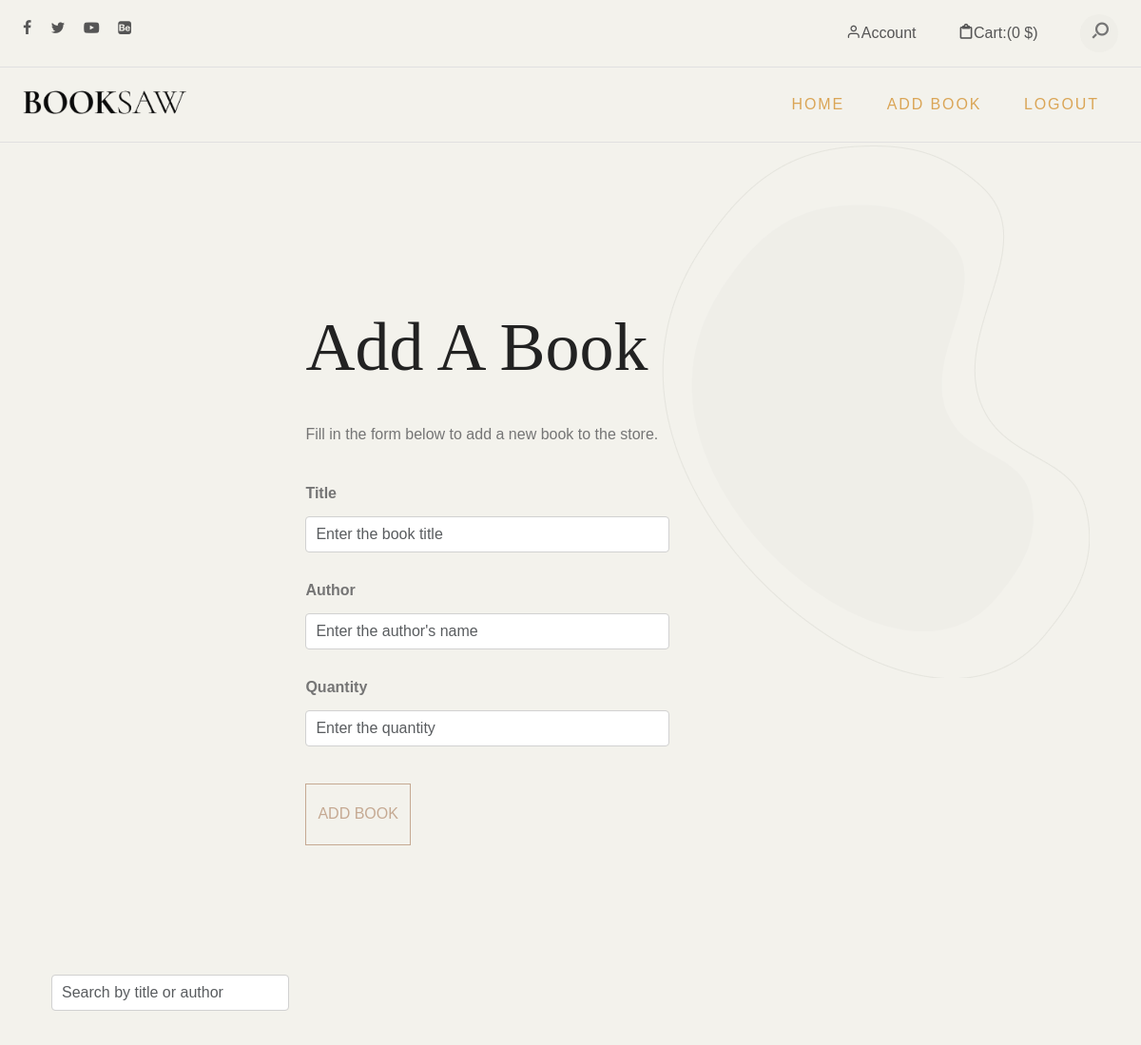
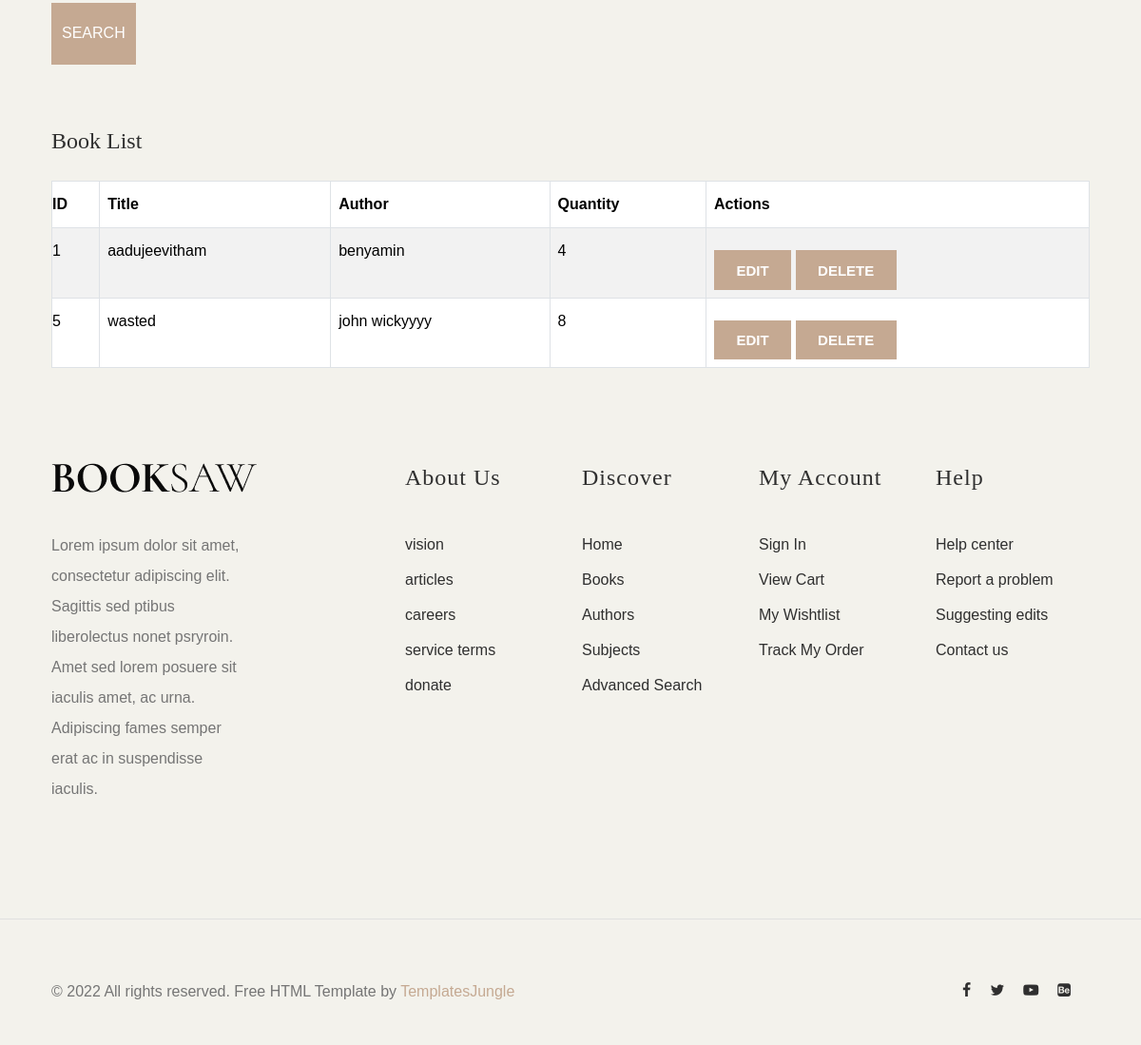
Page /add_book/ on the committed database (2 pictures, top to bottom).
### book/models.py (models this page shows, shortened)
class Book(models.Model):
    title = models.CharField(max_length=255)
    author = models.CharField(max_length=255)
    quantity = models.PositiveIntegerField()

### book/views.py (the view)
# urls.py: path('add_book/', views.add_book, name='add_book'),
def add_book(request):
    books = Book.objects.all()
    if request.method == 'POST':
        title = request.POST.get('title')
        author = request.POST.get('author')
        quantity = request.POST.get('quantity')
        Book.objects.create(title=title, author=author, quantity=quantity)
        return redirect('add_book')
    return render(request, 'add_book.html', {'books': books})

### templates/add_book.html (shortened to what this page needs)
<!DOCTYPE html>
<html lang="en">
<head>
	<link href="https://cdn.jsdelivr.net/npm/bootstrap@5.3.1/dist/css/bootstrap.min.css" rel="stylesheet"
>
	<link rel="stylesheet" type="text/css" href="../static/css/normalize.css">
	<link rel="stylesheet" type="text/css" href="../static/icomoon/icomoon.css">
	<link rel="stylesheet" type="text/css" href="../static/css/vendor.css">
	<link rel="stylesheet" type="text/css" href="../static/style.css">
</head>
<body data-bs-spy="scroll" data-bs-target="#header" tabindex="0">
	<div id="header-wrap">
		<div class="top-content">
			<div class="container-fluid">
				<div class="row">
					<div class="col-md-6">
						<div class="social-links">
							<ul>
								<li>
									<a href="#"><i class="icon icon-facebook"></i></a>
								</li>
								<li>
									<a href="#"><i class="icon icon-twitter"></i></a>
								</li>
								<li>
									<a href="#"><i class="icon icon-youtube-play"></i></a>
								</li>
								<li>
									<a href="#"><i class="icon icon-behance-square"></i></a>
								</li>
							</ul>
						</div>
					</div>
					<div class="col-md-6">
						<div class="right-element">
							<a href="#" class="user-account for-buy"><i
									class="icon icon-user"></i><span>Account</span></a>
							<a href="#" class="cart for-buy"><i class="icon icon-clipboard"></i><span>Cart:(0
									$)</span></a>
							<div class="action-menu">
								<div class="search-bar">
									<a href="#" class="search-button search-toggle" data-selector="#header-wrap">
										<i class="icon icon-search"></i>
									</a>
									<form role="search" method="get" class="search-box">
										<input class="search-field text search-input" placeholder="Search"
											type="search">
									</form>
								</div>
							</div>
						</div>
					</div>
				</div>
			</div>
		</div>
		<header id="header">
			<div class="container-fluid">
				<div class="row">
					<div class="col-md-2">
						<div class="main-logo">
							<a href="index.html"><img src="../static/images/main-logo.png" alt="logo"></a>
						</div>
					</div>
					<div class="col-md-10">
						<nav id="navbar">
							<div class="main-menu stellarnav">
								<ul class="menu-list">
									<li class="menu-item active"><a href="{% url 'admin_index' %}">Home</a></li>
									<li class="menu-item active"><a href="{% url 'add_book' %}">Add Book</a></li>
									<li class="menu-item active"><a href="{% url 'logout' %}">Logout</a></li>
								</ul>
							</div>
						</nav>
					</div>
				</div>
			</div>
		</header>
	</div>
	<section id="billboard">
        <div class="container">
            <div class="row">
                <div class="col-md-12">
                    <div class="main-slider pattern-overlay">
                        <div class="slider-item">
                            <div class="banner-content">
                                <h2 class="banner-title">Add a Book</h2>
                                <p>Fill in the form below to add a new book to the store.</p>
                                <form action="/add_book/" method="post" class="book-form">
                                    <div class="mb-3">
                                        <label for="title" class="form-label">Title</label>
                                        <input type="text" class="form-control" id="title" name="title" placeholder="Enter the book title" required>
                                    </div>
                                    <div class="mb-3">
                                        <label for="author" class="form-label">Author</label>
                                        <input type="text" class="form-control" id="author" name="author" placeholder="Enter the author's name" required>
                                    </div>
                                    <div class="mb-3">
                                        <label for="quantity" class="form-label">Quantity</label>
                                        <input type="number" class="form-control" id="quantity" name="quantity" placeholder="Enter the quantity" min="1" required>
                                    </div>
                                    <div class="btn-wrap">
                                        <button type="submit" class="btn btn-outline-accent btn-accent-arrow">Add Book</button>
                                    </div>
                                </form>
                            </div>
                        </div>
                    </div>
                </div>
            </div>
            <div class="search-book mb-5">
                <form action="{% url 'book_list' %}" method="get" class="form-inline">
                    <input type="text" name="search_query" class="form-control" placeholder="Search by title or author">
                    <button type="submit" class="btn btn-primary ml-2">Search</button>
                </form>
            </div>
            <div class="book-list mt-5">
                <h2 class="banner-title">Book List</h2>
                <table class="table table-striped table-bordered">
                    <thead>
                        <tr>
                            <th>ID</th>
                            <th>Title</th>
                            <th>Author</th>
                            <th>Quantity</th>
                            <th>Actions</th>
                        </tr>
                    </thead>
                    <tbody>
                        {% for book in books %}
                        <tr>
                            <td>{{ book.id }}</td>
                            <td>{{ book.title }}</td>
                            <td>{{ book.author }}</td>
                            <td>{{ book.quantity }}</td>
                            <td>
                                <a href="{% url 'edit_book' book.id %}" class="btn btn-primary btn-sm">Edit</a>
                                <a href="{% url 'delete_book' book.id %}" class="btn btn-danger btn-sm">Delete</a>
                            </td>
                        </tr>
                        {% empty %}
                        <tr>
                            <td colspan="5" class="text-center">No books found.</td>
                        </tr>
                        {% endfor %}
                    </tbody>
                </table>
            </div>
        </div>
    </section>
	<footer id="footer">
		<div class="container">
			<div class="row">
				<div class="col-md-4">
					<div class="footer-item">
						<div class="company-brand">
							<img src="../static/../static/images/main-logo.png" alt="logo" class="footer-logo">
							<p>Lorem ipsum dolor sit amet, consectetur adipiscing elit. Sagittis sed ptibus liberolectus
								nonet psryroin. Amet sed lorem posuere sit iaculis amet, ac urna. Adipiscing fames
								semper erat ac in suspendisse iaculis.</p>
						</div>
					</div>
				</div>
				<div class="col-md-2">
					<div class="footer-menu">
						<h5>About Us</h5>
						<ul class="menu-list">
							<li class="menu-item">
								<a href="#">vision</a>
							</li>
							<li class="menu-item">
								<a href="#">articles </a>
							</li>
							<li class="menu-item">
								<a href="#">careers</a>
							</li>
							<li class="menu-item">
								<a href="#">service terms</a>
							</li>
							<li class="menu-item">
								<a href="#">donate</a>
							</li>
						</ul>
					</div>
				</div>
				<div class="col-md-2">
					<div class="footer-menu">
						<h5>Discover</h5>
						<ul class="menu-list">
							<li class="menu-item">
								<a href="#">Home</a>
							</li>
							<li class="menu-item">
								<a href="#">Books</a>
							</li>
							<li class="menu-item">
								<a href="#">Authors</a>
							</li>
							<li class="menu-item">
								<a href="#">Subjects</a>
							</li>
							<li class="menu-item">
								<a href="#">Advanced Search</a>
							</li>
						</ul>
					</div>
				</div>
				<div class="col-md-2">
					<div class="footer-menu">
						<h5>My account</h5>
						<ul class="menu-list">
							<li class="menu-item">
								<a href="#">Sign In</a>
							</li>
							<li class="menu-item">
								<a href="#">View Cart</a>
							</li>
							<li class="menu-item">
								<a href="#">My Wishtlist</a>
							</li>
							<li class="menu-item">
								<a href="#">Track My Order</a>
							</li>
						</ul>
					</div>
				</div>
				<div class="col-md-2">
					<div class="footer-menu">
						<h5>Help</h5>
						<ul class="menu-list">
							<li class="menu-item">
								<a href="#">Help center</a>
							</li>
							<li class="menu-item">
								<a href="#">Report a problem</a>
							</li>
							<li class="menu-item">
								<a href="#">Suggesting edits</a>
							</li>
							<li class="menu-item">
								<a href="#">Contact us</a>
							</li>
						</ul>
					</div>
				</div>
			</div>
		</div>
	</footer>
	<div id="footer-bottom">
		<div class="container">
			<div class="row">
				<div class="col-md-12">
					<div class="copyright">
						<div class="row">
							<div class="col-md-6">
								<p>© 2022 All rights reserved. Free HTML Template by <a
										href="https://www.templatesjungle.com/" target="_blank">TemplatesJungle</a></p>
							</div>
							<div class="col-md-6">
								<div class="social-links align-right">
									<ul>
										<li>
											<a href="#"><i class="icon icon-facebook"></i></a>
										</li>
										<li>
											<a href="#"><i class="icon icon-twitter"></i></a>
										</li>
										<li>
											<a href="#"><i class="icon icon-youtube-play"></i></a>
										</li>
										<li>
											<a href="#"><i class="icon icon-behance-square"></i></a>
										</li>
									</ul>
								</div>
							</div>
						</div>
					</div>
				</div>
			</div>
		</div>
	</div>
</body>
</html>

### static/icomoon/icomoon.css (style rules this page uses)
[class^="icon-"], [class*=" icon-"] { font-family: 'icomoon' !important; speak: never; font-style: normal; font-weight: normal; font-variant: normal; text-transform: none; line-height: 1; -webkit-font-smoothing: antialiased; -moz-osx-font-smoothing: grayscale; }
.icon-user:before { content: "\e907"; }
.icon-search:before { content: "\e905"; }
.icon-clipboard:before { content: "\e908"; }
.icon-twitter:before { content: "\f099"; }
.icon-facebook:before { content: "\f09a"; }
.icon-youtube-play:before { content: "\f16a"; }
.icon-behance-square:before { content: "\f1b5"; }

### templates/add_book.html (style rules this page uses)
.search-book { margin-bottom: 20px; }
.search-book input { width: 250px; margin-right: 10px; }
.search-book button { padding: 5px 10px; }

### rows in the picture
Book: id "1", title "aadujeevitham", author "benyamin", quantity "4"
Book: id "5", title "wasted", author "john wickyyyy", quantity "8"
